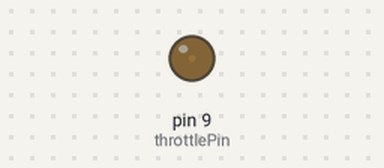
Recording of a sketch running on a simulated Arduino Uno, built with avr-gcc and run on an emulated ATmega328P. Shown: output pins drawn as LEDs (lit = HIGH).

Above: at 0.05 s.
At 1.05 s:
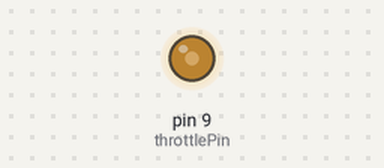
At 1.75 s:
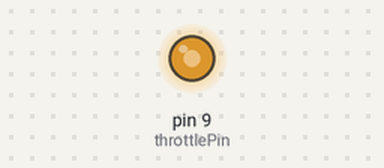
At 3.45 s:
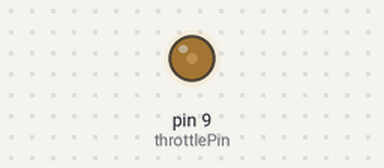
Timing chart, 0 to 5.2 s (numbered marks = the images above):
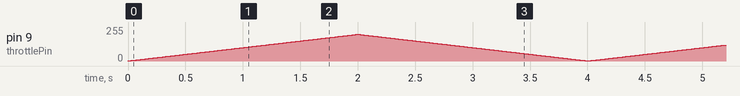

The sketch:

sketch_apr26a.ino
```cpp
int throttlePin = 9;
void setup() {
  // put your setup code here, to run once:
  //pinmode(throttlePin, OUTPUT);
}

void loop() {
  // put your main code here, to run repeatedly:(CODE FOR THE BRUSHED DC)
  //do a repeating throttle loop
  int max = 200;
  for (int i = 1; i<=max; i++){
    analogWrite(throttlePin, i); //increase the throttle
    delay(10);
  }
  for (int i = max; i>0; i--){
    analogWrite(throttlePin, i);
    delay(10);
  }
}
```
